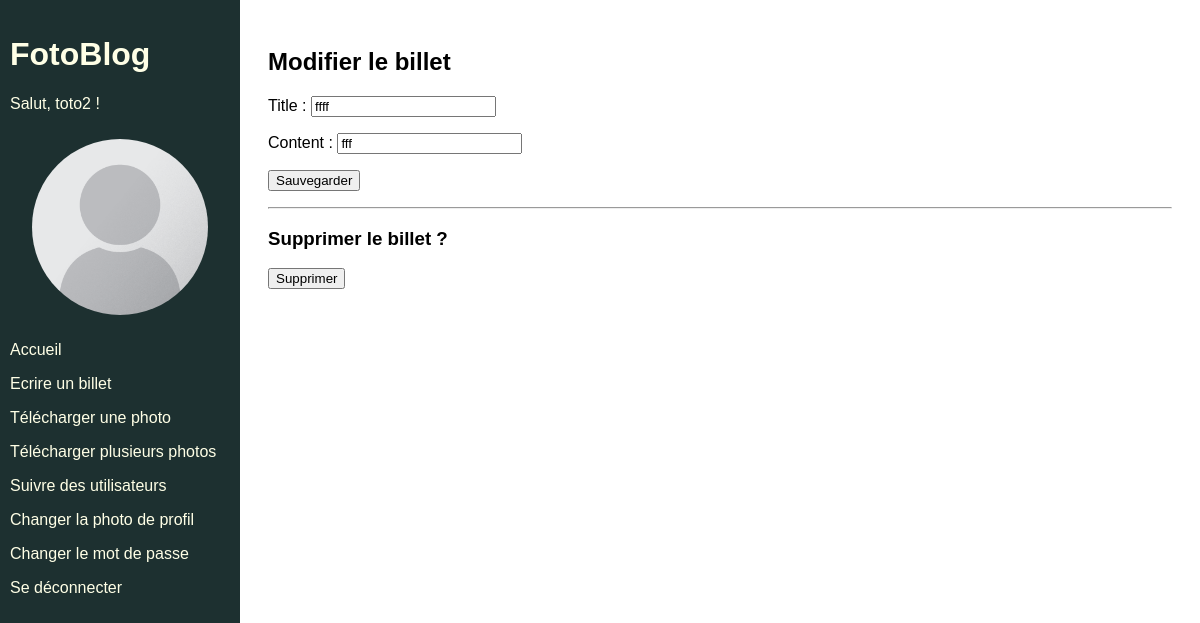
The page /blog/4/edit (signed in) on the database its author committed.
### authentication/models.py (models this page shows)
class User(AbstractUser):
    CREATOR = 'CREATOR'
    SUBSCRIBER = 'SUBSCRIBER'
    ROLE_CHOICES = (
        (CREATOR, 'Créateur'),
        (SUBSCRIBER, 'Abonné'),
    )
    profile_photo = models.ImageField(verbose_name='Photo de profil')
    role = models.CharField(max_length=30, choices=ROLE_CHOICES, verbose_name='Rôle')
    follows = models.ManyToManyField(
        'self',
        limit_choices_to={'role': CREATOR},
        symmetrical=False,
        verbose_name='suit',
    )

### blog/models.py (models this page shows, shortened)
class Blog(models.Model):
    photo = models.ForeignKey(Photo, null=True, on_delete=models.SET_NULL, blank=True)
    title = models.CharField(max_length=128)
    content = models.CharField(max_length=5000)
    contributors = models.ManyToManyField(
    settings.AUTH_USER_MODEL, through='BlogContributor', related_name='contributions')
    date_created = models.DateTimeField(auto_now_add=True)
    starred = models.BooleanField(default=False)
    word_count = models.IntegerField(null=True)

### blog/views.py (the view, shortened to what this page needs)
# urls.py: path('blog/<int:blog_id>/edit', blog.views.edit_blog, name='edit_blog'),
@login_required
@permission_required('blog.change_blog')
def edit_blog(request, blog_id):
    blog = get_object_or_404(models.Blog, id=blog_id)
    edit_form = forms.BlogForm(instance=blog)
    delete_form = forms.DeleteBlogForm()
    context = {
        'edit_form': edit_form,
        'delete_form': delete_form,
    }
    return render(request, 'blog/edit_blog.html', context=context)

### blog/forms.py
class BlogForm(forms.ModelForm):
    edit_blog = forms.BooleanField(widget=forms.HiddenInput, initial=True)
    class Meta:
        model = models.Blog
        fields = ['title', 'content']

class DeleteBlogForm(forms.Form):
    delete_blog = forms.BooleanField(widget=forms.HiddenInput, initial=True)

### blog/templates/blog/edit_blog.html (shortened to what this page needs)
{% extends "base.html" %}
{% block content %}
    <h2>Modifier le billet</h2>
    <form method="post">
        {{ edit_form.as_p }}
        <button type="submit">Sauvegarder</button>
    </form>
    <hr>
    <h3>Supprimer le billet ?</h3>
    <form method="post">
        <button type="submit">Supprimer</button>
    </form>
{% endblock content %}

### templates/base.html (shortened to what this page needs)
{% load static %}
<html>
    <head>
        <link rel="stylesheet" href="{% static 'app.css' %}">
    </head>
    <body>
        <div class="sidebar">
            <h1>FotoBlog</h1>
            {% if user.is_authenticated %}
                <p>Salut, {{ user }} !</p>
                {% if user.profile_photo %}
                    <img class="avatar" src={{ user.profile_photo.url }}>
                {% else %}
                    <img class="avatar" src="{% static 'images/default_profile.png'%}">
                {% endif %}
                <p><a href="{% url 'home' %}">Accueil</a></p>
                {% if perms.blog.add_blog %}
                    <p><a href="{% url 'blog_create' %}">Ecrire un billet</a></p>
                {% endif %}
                {% if perms.blog.add_photo %}
                    <p><a href="{% url 'photo_upload' %}">Télécharger une photo</a></p>
                    <p><a href="{% url 'create_multiple_photos' %}">Télécharger plusieurs photos</a></p>
                {% endif %}
                <p><a href="{% url 'follow_users' %}">Suivre des utilisateurs</a></p>
                <p><a href="{% url 'upload_profile_photo' %}">Changer la photo de profil</a></p>
                <p><a href="{% url 'password_change' %}">Changer le mot de passe</a></p>
                <p><a href="{% url 'logout' %}">Se déconnecter</a></p>
            {% endif %}
        </div>
        <div class="main">
            {% block content %}{% endblock content %}
        </div>
    </body>
</html>

### static/app.css (style rules this page uses)
html { font-family: Arial; }
.sidebar { height: 100%; width: 220px; position: fixed; z-index: 1; top: 0; left: 0; background-color: #1d3030; color: #ffffe6; overflow-x: hidden; padding-top: 15px; padding-left: 10px; padding-right: 10px; }
.sidebar a { text-decoration: none; color: #ffffe6; display: block; }
.main { margin-left: 240px; padding: 20px; }
.avatar { width: 80%; border-radius: 100%; display: block; margin: auto; padding-top: 10px; padding-bottom: 10px; }

### rows shown on the page
User: username "toto2"
Blog: title "ffff", content "fff"
